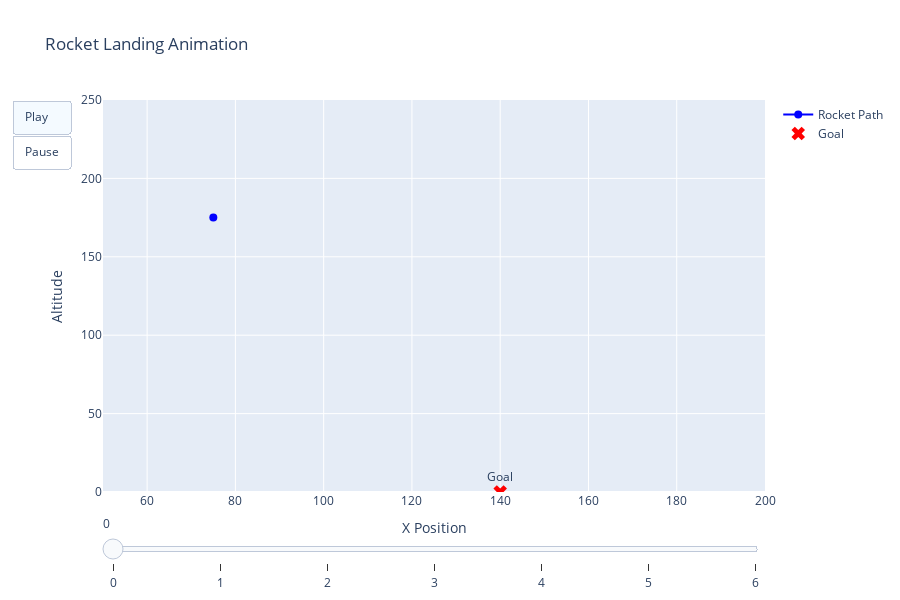

The cell this chart's notebook holds for it:
### Code cell
import plotly.graph_objects as go

# Define goal position
goal_x = 140
goal_y = 0

# Create frames for animation
frames = []
for i in range(len(dt)):
    frame_data = [
        go.Scatter(
            x=dt["pos_x"].iloc[:i+1],
            y=dt["pos_y"].iloc[:i+1],
            mode="lines+markers",
            name="Rocket Path",
            line=dict(color="blue"),
            marker=dict(size=8)
        ),
        go.Scatter(
            x=[goal_x],
            y=[goal_y],
            mode="markers+text",
            name="Goal",
            marker=dict(size=12, color="red", symbol="x"),
            text=["Goal"],
            textposition="top center"
        )
    ]
    frames.append(go.Frame(data=frame_data, name=str(i)))

# Initial frame
fig = go.Figure(
    data=frames[0].data,
    frames=frames,
    layout=go.Layout(
        title="Rocket Landing Animation",
        xaxis=dict(range=[50, 200], title="X Position"),
        yaxis=dict(range=[0, 250], title="Altitude"),
        height=600,
        updatemenus=[{
            "type": "buttons",
            "buttons": [
                {"label": "Play", "method": "animate", "args": [None, {"frame": {"duration": 200}, "fromcurrent": True}]},
                {"label": "Pause", "method": "animate", "args": [[None], {"mode": "immediate", "frame": {"duration": 0}}]}
            ]
        }],
        sliders=[{
            "steps": [
                {"method": "animate", "args": [[str(i)], {"mode": "immediate", "frame": {"duration": 0}}], "label": str(i)}
                for i in range(len(dt))
            ]
        }]
    )
)

fig.show()

### Figure 1 — Plotly figure (JSON) as saved in the notebook; plotly's stock layout.template omitted (floating-point values rounded to 4 significant figures)
{"data": [{"line": {"color": "blue"}, "marker": {"size": 8}, "mode": "lines+markers", "name": "Rocket Path", "type": "scatter", "x": [75], "y": [175]}, {"marker": {"color": "red", "size": 12, "symbol": "x"}, "mode": "markers+text", "name": "Goal", "text": ["Goal"], "textposition": "top center", "type": "scatter", "x": [140], "y": [0]}], "layout": {"height": 600, "sliders": [{"steps": [{"args": [["0"], {"frame": {"duration": 0}, "mode": "immediate"}], "label": "0", "method": "animate"}, {"args": [["1"], {"frame": {"duration": 0}, "mode": "immediate"}], "label": "1", "method": "animate"}, {"args": [["2"], {"frame": {"duration": 0}, "mode": "immediate"}], "label": "2", "method": "animate"}, {"args": [["3"], {"frame": {"duration": 0}, "mode": "immediate"}], "label": "3", "method": "animate"}, {"args": [["4"], {"frame": {"duration": 0}, "mode": "immediate"}], "label": "4", "method": "animate"}, {"args": [["5"], {"frame": {"duration": 0}, "mode": "immediate"}], "label": "5", "method": "animate"}, {"args": [["6"], {"frame": {"duration": 0}, "mode": "immediate"}], "label": "6", "method": "animate"}]}], "title": {"text": "Rocket Landing Animation"}, "updatemenus": [{"buttons": [{"args": [null, {"frame": {"duration": 200}, "fromcurrent": true}], "label": "Play", "method": "animate"}, {"args": [[null], {"frame": {"duration": 0}, "mode": "immediate"}], "label": "Pause", "method": "animate"}], "type": "buttons"}], "xaxis": {"range": [50, 200], "title": {"text": "X Position"}}, "yaxis": {"range": [0, 250], "title": {"text": "Altitude"}}}}
